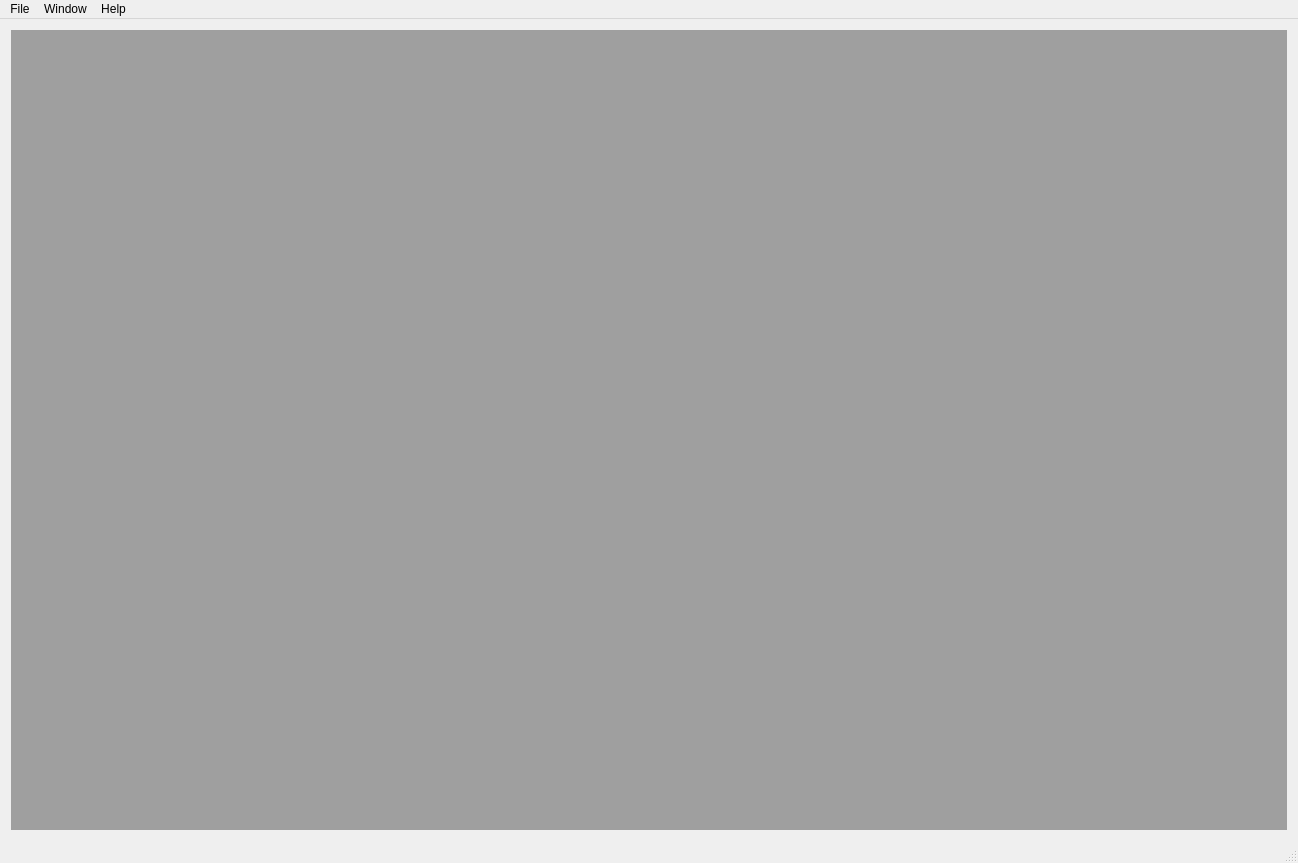
<?xml version="1.0" encoding="UTF-8"?>
<ui version="4.0">
 <class>MainWindow</class>
 <widget class="QMainWindow" name="MainWindow">
  <property name="windowTitle">
   <string>KitchenSink</string>
  </property>
  <property name="geometry">
   <rect>
    <x>0</x>
    <y>0</y>
    <width>1298</width>
    <height>863</height>
   </rect>
  </property>
  <widget class="QWidget" name="centralWidget">
   <layout class="QVBoxLayout" name="verticalLayout">
    <item>
     <widget class="QMdiArea" name="mdiArea"/>
    </item>
   </layout>
  </widget>
  <widget class="QMenuBar" name="menuBar">
   <property name="geometry">
    <rect>
     <x>0</x>
     <y>0</y>
     <width>1298</width>
     <height>20</height>
    </rect>
   </property>
   <widget class="QMenu" name="menuFile">
    <property name="title">
     <string>File</string>
    </property>
    <addaction name="actionClose_Window"/>
    <addaction name="actionCloseAll_Windows"/>
    <addaction name="separator"/>
    <addaction name="actionExit_Program"/>
   </widget>
   <widget class="QMenu" name="menuHelp">
    <property name="title">
     <string>Help</string>
    </property>
    <addaction name="actionAbout_CopperSpice"/>
    <addaction name="actionAbout_KitchenSink"/>
    <addaction name="separator"/>
    <addaction name="actionAbout"/>
   </widget>
   <widget class="QMenu" name="menuWindow">
    <property name="title">
     <string>Window</string>
    </property>
    <addaction name="actionSvgaMonitor"/>
    <addaction name="separator"/>
    <addaction name="actionLog"/>
   </widget>
   <addaction name="menuFile"/>
   <addaction name="menuWindow"/>
   <addaction name="menuHelp"/>
  </widget>
  <widget class="QStatusBar" name="statusBar"/>
  <action name="actionExit_Program">
   <property name="text">
    <string>Exit</string>
   </property>
  </action>
  <action name="actionAbout">
   <property name="text">
    <string>About</string>
   </property>
   <property name="menuRole">
    <enum>QAction::AboutRole</enum>
   </property>
  </action>
  <action name="actionTreeView">
   <property name="text">
    <string>Tree View Model</string>
   </property>
  </action>
  <action name="actionListView">
   <property name="text">
    <string>List View Model</string>
   </property>
  </action>
  <action name="actionLineEdit">
   <property name="text">
    <string>LineEdit</string>
   </property>
  </action>
  <action name="actionSliders">
   <property name="text">
    <string>Sliders</string>
   </property>
  </action>
  <action name="actionCalendar">
   <property name="text">
    <string>Calendar</string>
   </property>
  </action>
  <action name="actionPushButtons">
   <property name="text">
    <string>Push Buttons</string>
   </property>
  </action>
  <action name="actionStandardDialog">
   <property name="text">
    <string>Standard Dialogs</string>
   </property>
  </action>
  <action name="actionWebBrowser">
   <property name="text">
    <string>Web Browser</string>
   </property>
  </action>
  <action name="actionFonts">
   <property name="text">
    <string>Font Selector</string>
   </property>
  </action>
  <action name="actionColorPicker">
   <property name="text">
    <string>Color Selector</string>
   </property>
  </action>
  <action name="actionStyleSheetDialog">
   <property name="text">
    <string>Style Sheets</string>
   </property>
  </action>
  <action name="actionHTML_Viewer">
   <property name="text">
    <string>HTML Viewer</string>
   </property>
  </action>
  <action name="actionDraw">
   <property name="text">
    <string>Basic Drawing</string>
   </property>
  </action>
  <action name="actionTableView">
   <property name="text">
    <string>Table View Model</string>
   </property>
  </action>
  <action name="actionTableView_Delegate">
   <property name="text">
    <string>Table View Delegate</string>
   </property>
  </action>
  <action name="actionInternational">
   <property name="text">
    <string>International</string>
   </property>
  </action>
  <action name="actionSvgaMonitor">
   <property name="text">
    <string>SVGA Monitor</string>
   </property>
   <property name="iconText">
    <string>SVGA Monitor</string>
   </property>
  </action>
  <action name="actionMusicPlayer">
   <property name="text">
    <string>Music Player</string>
   </property>
  </action>
  <action name="actionOpenGL">
   <property name="text">
    <string>OpenGL</string>
   </property>
  </action>
  <action name="actionSystemTray">
   <property name="text">
    <string>System Tray</string>
   </property>
  </action>
  <action name="actionTableWidget_View">
   <property name="text">
    <string>Table Widget / View</string>
   </property>
  </action>
  <action name="actionAbout_CopperSpice">
   <property name="text">
    <string>About CopperSpice</string>
   </property>
   <property name="menuRole">
    <enum>QAction::NoRole</enum>
   </property>
  </action>
  <action name="actionXml">
   <property name="text">
    <string>XML</string>
   </property>
  </action>
  <action name="actionXml_Patterns">
   <property name="text">
    <string>XML Patterns</string>
   </property>
  </action>
  <action name="actionTabs">
   <property name="toolTip">
    <string>Tabs</string>
   </property>
   <property name="text">
    <string>Tabs</string>
   </property>
  </action>
  <action name="actionSvgView">
   <property name="text">
    <string>SVG View</string>
   </property>
  </action>
  <action name="actionVideoWidget">
   <property name="text">
    <string>Video Widget</string>
   </property>
  </action>
  <action name="actionClose_Window">
   <property name="text">
    <string>Close Window</string>
   </property>
   <property name="menuRole">
    <enum>QAction::NoRole</enum>
   </property>
  </action>
  <action name="actionCloseAll_Windows">
   <property name="text">
    <string>Close All Windows</string>
   </property>
   <property name="menuRole">
    <enum>QAction::NoRole</enum>
   </property>
  </action>
  <action name="actionStandardPath">
   <property name="text">
    <string>Standard Path</string>
   </property>
  </action>
  <action name="actionAnalog_Clock">
   <property name="text">
    <string>Analog Clock</string>
   </property>
  </action>
  <action name="actionLighting">
   <property name="text">
    <string>Lighting (QGraphicsScene)</string>
   </property>
  </action>
  <action name="actionScreen_Shot">
   <property name="text">
    <string>Screen Shot</string>
   </property>
  </action>
  <action name="actionFridge_Magnets">
   <property name="text">
    <string>Fridge Magnets</string>
   </property>
  </action>
  <action name="actionAnimated_Tiles">
   <property name="text">
    <string>Animated Tiles (QGraphicsScene)</string>
   </property>
  </action>
  <action name="actionGrabber">
   <property name="text">
    <string>Grabber (OpenGL)</string>
   </property>
  </action>
  <action name="actionMandelbrot">
   <property name="text">
    <string>Mandelbrot (Threads)</string>
   </property>
  </action>
  <action name="actionAbout_KitchenSink">
   <property name="text">
    <string>About KitchenSink</string>
   </property>
  </action>
  <action name="actionXmlPatterns">
   <property name="text">
    <string>XML Patterns</string>
   </property>
  </action>
  <action name="actionChat">
   <property name="text">
    <string>Chat</string>
   </property>
  </action>
  <action name="actionSsl">
   <property name="text">
    <string>Secure Socket</string>
   </property>
  </action>
  <action name="actionLog">
   <property name="text">
    <string>Log</string>
   </property>
  </action>
 </widget>
 <layoutdefault spacing="6" margin="11"/>
 <resources/>
 <connections/>
</ui>
